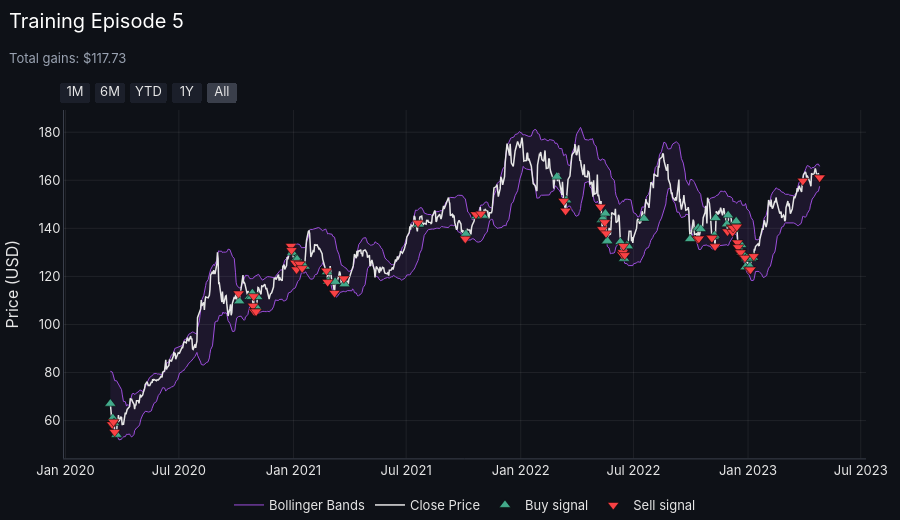
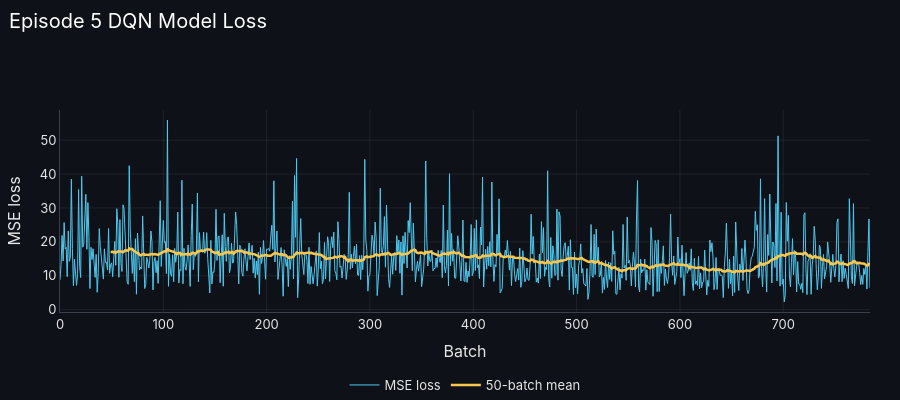
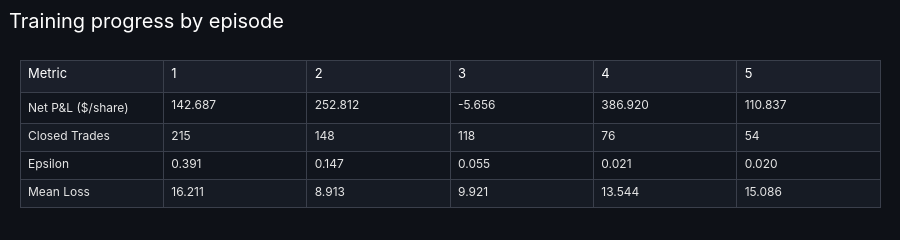

The notebook cell saved with these charts, in order:
### Markdown cell above
## 4. Training

### Code cell
# Train for EPISODES passes over the training data, saving a model after each (model_ep1.keras, ...).
# Then chart the last episode's trades and loss, and a table of profit, trades, epsilon and loss by episode.
train_prices = train_df['Close'].to_numpy()
episode_log = []

for e in range(1, EPISODES + 1):
    result = run_episode(agent, states_train, train_prices, train=True, desc=f'Episode {e}/{EPISODES}', **RUN_PARAMS)
    print_summary(result, f'Episode {e}/{EPISODES} | epsilon = {agent.epsilon:.3f}')
    mean_loss = np.mean(result['losses']) if result['losses'] else np.nan
    episode_log.append({'Episode': e, 'Net P&L ($/share)': result['pnl'][-1], 'Closed Trades': len(result['trades']),
                        'Epsilon': agent.epsilon, 'Mean Loss': mean_loss})
    agent.model.save(f'model_ep{e}.keras')

# Charts for the final episode
plot_behavior(train_df, result, f'Training Episode {EPISODES}')
plot_losses(result['losses'], f'Episode {EPISODES} DQN Model Loss')
episode_log = pd.DataFrame(episode_log).set_index('Episode')
func_lib.stats_table_figure(episode_log.T, 'Training progress by episode', index_name='Metric', decimals=3).show()

### Figure 1 — Plotly figure (JSON) as saved in the notebook; plotly's stock layout.template omitted (floating-point values rounded to 4 significant figures; data arrays with more than 128 entries replaced by an {"elided": "..."} marker saying what was removed)
{"data": [{"legendgroup": "bb", "line": {"color": "#9D4EDD", "width": 1}, "mode": "lines", "name": "Bollinger Bands", "type": "scatter", "x": {"elided": "786 str values"}, "y": {"elided": "786 float values"}}, {"fill": "tonexty", "fillcolor": "rgba(157,78,221,0.1)", "hoverinfo": "skip", "legendgroup": "bb", "line": {"color": "#9D4EDD", "width": 1}, "mode": "lines", "showlegend": false, "type": "scatter", "x": {"elided": "786 str values"}, "y": {"elided": "786 float values"}}, {"line": {"color": "#e6e6e6", "width": 1.5}, "mode": "lines", "name": "Close Price", "type": "scatter", "x": {"elided": "786 str values"}, "y": {"elided": "786 float values"}}, {"marker": {"color": "#43AA8B", "line": {"color": "black", "width": 0.5}, "size": 10, "symbol": "triangle-up"}, "mode": "markers", "name": "Buy signal", "type": "scatter", "x": ["2020-03-13T00:00:00.000000", "2020-03-17T00:00:00.000000", "2020-03-19T00:00:00.000000", "2020-03-23T00:00:00.000000", "2020-10-06T00:00:00.000000", "2020-10-23T00:00:00.000000", "2020-10-26T00:00:00.000000", "2020-10-27T00:00:00.000000", "2020-11-03T00:00:00.000000", "2020-11-04T00:00:00.000000", "2020-12-30T00:00:00.000000", "2021-01-05T00:00:00.000000", "2021-01-07T00:00:00.000000", "2021-01-12T00:00:00.000000", "2021-01-19T00:00:00.000000", "2021-02-24T00:00:00.000000", "2021-02-26T00:00:00.000000", "2021-03-09T00:00:00.000000", "2021-03-24T00:00:00.000000", "2021-07-21T00:00:00.000000", "2021-10-05T00:00:00.000000", "2021-10-22T00:00:00.000000", "2021-11-01T00:00:00.000000", "2022-02-28T00:00:00.000000", "2022-03-15T00:00:00.000000", "2022-05-11T00:00:00.000000", "2022-05-13T00:00:00.000000", "2022-05-17T00:00:00.000000", "2022-05-19T00:00:00.000000", "2022-05-20T00:00:00.000000", "2022-06-10T00:00:00.000000", "2022-06-16T00:00:00.000000", "2022-06-21T00:00:00.000000", "2022-06-22T00:00:00.000000", "2022-07-18T00:00:00.000000", "2022-09-30T00:00:00.000000", "2022-10-13T00:00:00.000000", "2022-10-17T00:00:00.000000", "2022-11-07T00:00:00.000000", "2022-11-08T00:00:00.000000", "2022-11-10T00:00:00.000000", "2022-11-28T00:00:00.000000", "2022-11-30T00:00:00.000000", "2022-12-09T00:00:00.000000", "2022-12-12T00:00:00.000000", "2022-12-13T00:00:00.000000", "2022-12-21T00:00:00.000000", "2022-12-22T00:00:00.000000", "2022-12-28T00:00:00.000000", "2022-12-29T00:00:00.000000", "2022-12-30T00:00:00.000000", "2023-01-04T00:00:00.000000", "2023-01-06T00:00:00.000000", "2023-01-09T00:00:00.000000"], "y": [67.05, 60.99, 59.04, 54.12, 109.7, 111.5, 111.5, 113.0, 107.0, 111.4, 129.8, 127.2, 127.1, 125.0, 124.1, 121.9, 117.9, 117.7, 116.8, 141.6, 137.6, 145.0, 145.3, 161.5, 151.7, 143.5, 144.1, 146.2, 134.5, 134.8, 134.3, 127.4, 133.1, 132.6, 144.1, 135.6, 140.2, 139.7, 136.5, 137.1, 144.3, 141.7, 145.4, 139.7, 142.0, 142.9, 133.1, 129.9, 123.8, 127.3, 127.7, 124.1, 127.3, 127.9]}, {"marker": {"color": "#F94144", "line": {"color": "black", "width": 0.5}, "size": 10, "symbol": "triangle-down"}, "mode": "markers", "name": "Sell signal", "type": "scatter", "x": ["2020-03-16T00:00:00.000000", "2020-03-18T00:00:00.000000", "2020-03-20T00:00:00.000000", "2020-10-05T00:00:00.000000", "2020-10-28T00:00:00.000000", "2020-10-29T00:00:00.000000", "2020-10-30T00:00:00.000000", "2020-11-02T00:00:00.000000", "2020-12-28T00:00:00.000000", "2020-12-29T00:00:00.000000", "2021-01-04T00:00:00.000000", "2021-01-06T00:00:00.000000", "2021-01-11T00:00:00.000000", "2021-01-15T00:00:00.000000", "2021-02-23T00:00:00.000000", "2021-02-25T00:00:00.000000", "2021-03-08T00:00:00.000000", "2021-03-23T00:00:00.000000", "2021-07-20T00:00:00.000000", "2021-10-04T00:00:00.000000", "2021-10-21T00:00:00.000000", "2021-10-29T00:00:00.000000", "2022-03-11T00:00:00.000000", "2022-03-14T00:00:00.000000", "2022-05-09T00:00:00.000000", "2022-05-12T00:00:00.000000", "2022-05-16T00:00:00.000000", "2022-05-18T00:00:00.000000", "2022-06-13T00:00:00.000000", "2022-06-14T00:00:00.000000", "2022-06-15T00:00:00.000000", "2022-06-17T00:00:00.000000", "2022-10-12T00:00:00.000000", "2022-10-14T00:00:00.000000", "2022-11-03T00:00:00.000000", "2022-11-04T00:00:00.000000", "2022-11-09T00:00:00.000000", "2022-11-29T00:00:00.000000", "2022-12-06T00:00:00.000000", "2022-12-07T00:00:00.000000", "2022-12-08T00:00:00.000000", "2022-12-14T00:00:00.000000", "2022-12-15T00:00:00.000000", "2022-12-16T00:00:00.000000", "2022-12-19T00:00:00.000000", "2022-12-20T00:00:00.000000", "2022-12-27T00:00:00.000000", "2023-01-03T00:00:00.000000", "2023-01-05T00:00:00.000000", "2023-01-10T00:00:00.000000", "2023-03-30T00:00:00.000000", "2023-04-26T00:00:00.000000", "2023-04-26T00:00:00.000000", "2023-04-26T00:00:00.000000"], "y": [58.42, 59.5, 55.29, 112.9, 107.8, 111.8, 105.5, 105.4, 132.7, 130.9, 125.6, 122.9, 125.2, 123.4, 122.4, 117.6, 113.1, 119.1, 142.3, 135.7, 145.8, 146.1, 151.3, 147.3, 148.9, 139.6, 142.6, 137.9, 129.2, 130.0, 132.7, 128.9, 135.7, 135.7, 136.2, 136.0, 132.5, 138.7, 140.4, 138.5, 140.1, 140.7, 134.1, 132.2, 130.0, 130.0, 127.7, 122.9, 122.8, 128.4, 159.8, 161.1, 161.1, 161.1]}], "layout": {"height": 520, "title": {"subtitle": {"text": "Total gains: $117.73"}, "text": "Training Episode 5"}, "xaxis": {"rangeselector": {"activecolor": "#3a3f4b", "bgcolor": "#1b1f2a", "buttons": [{"count": 1, "label": "1M", "step": "month", "stepmode": "backward"}, {"count": 6, "label": "6M", "step": "month", "stepmode": "backward"}, {"count": 1, "label": "YTD", "step": "year", "stepmode": "todate"}, {"count": 1, "label": "1Y", "step": "year", "stepmode": "backward"}, {"label": "All", "step": "all"}], "font": {"color": "#e6e6e6"}, "x": 0, "xanchor": "left", "y": 1.02, "yanchor": "bottom"}}, "yaxis": {"title": {"text": "Price (USD)"}}}}

### Figure 2 — Plotly figure (JSON) as saved in the notebook; plotly's stock layout.template omitted (floating-point values rounded to 4 significant figures; data arrays with more than 128 entries replaced by an {"elided": "..."} marker saying what was removed)
{"data": [{"line": {"color": "#4CC9F0", "width": 1}, "mode": "lines", "name": "MSE loss", "type": "scatter", "y": {"elided": "785 float values"}}, {"line": {"color": "#F9C74F", "width": 2.5}, "mode": "lines", "name": "50-batch mean", "type": "scatter", "y": {"elided": "785 float values"}}], "layout": {"height": 400, "title": {"text": "Episode 5 DQN Model Loss"}, "xaxis": {"title": {"text": "Batch"}}, "yaxis": {"title": {"text": "MSE loss"}}}}

### Figure 3 — Plotly figure (JSON) as saved in the notebook; plotly's stock layout.template omitted (floating-point values rounded to 4 significant figures)
{"data": [{"cells": {"align": "left", "fill": {"color": [["#11151d", "#161b24", "#11151d", "#161b24"], ["#11151d", "#161b24", "#11151d", "#161b24"], ["#11151d", "#161b24", "#11151d", "#161b24"], ["#11151d", "#161b24", "#11151d", "#161b24"], ["#11151d", "#161b24", "#11151d", "#161b24"], ["#11151d", "#161b24", "#11151d", "#161b24"]]}, "font": {"color": "#e6e6e6", "size": 12}, "height": 28, "line": {"color": "#3a3f4b"}, "values": [["Net P&L ($/share)", "Closed Trades", "Epsilon", "Mean Loss"], ["142.687", "215", "0.391", "16.211"], ["252.812", "148", "0.147", "8.913"], ["-5.656", "118", "0.055", "9.921"], ["386.920", "76", "0.021", "13.544"], ["110.837", "54", "0.020", "15.086"]]}, "header": {"align": "left", "fill": {"color": "#1b1f2a"}, "font": {"color": "white", "size": 13}, "height": 32, "line": {"color": "#3a3f4b"}, "values": ["Metric", "1", "2", "3", "4", "5"]}, "type": "table"}], "layout": {"height": 230, "margin": {"b": 10, "l": 20, "r": 20, "t": 60}, "title": {"text": "Training progress by episode"}}}
